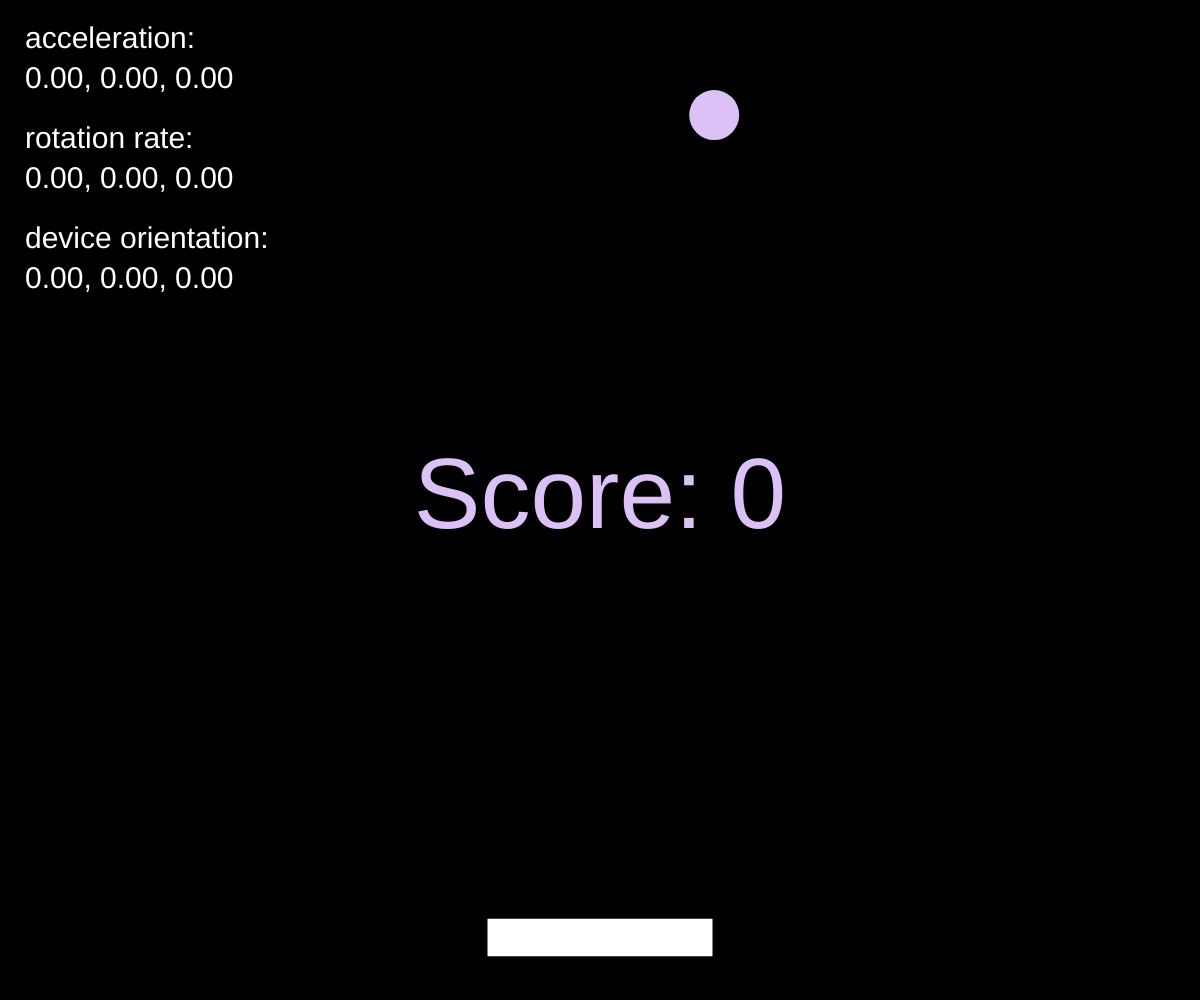
Frame 1 (no input)
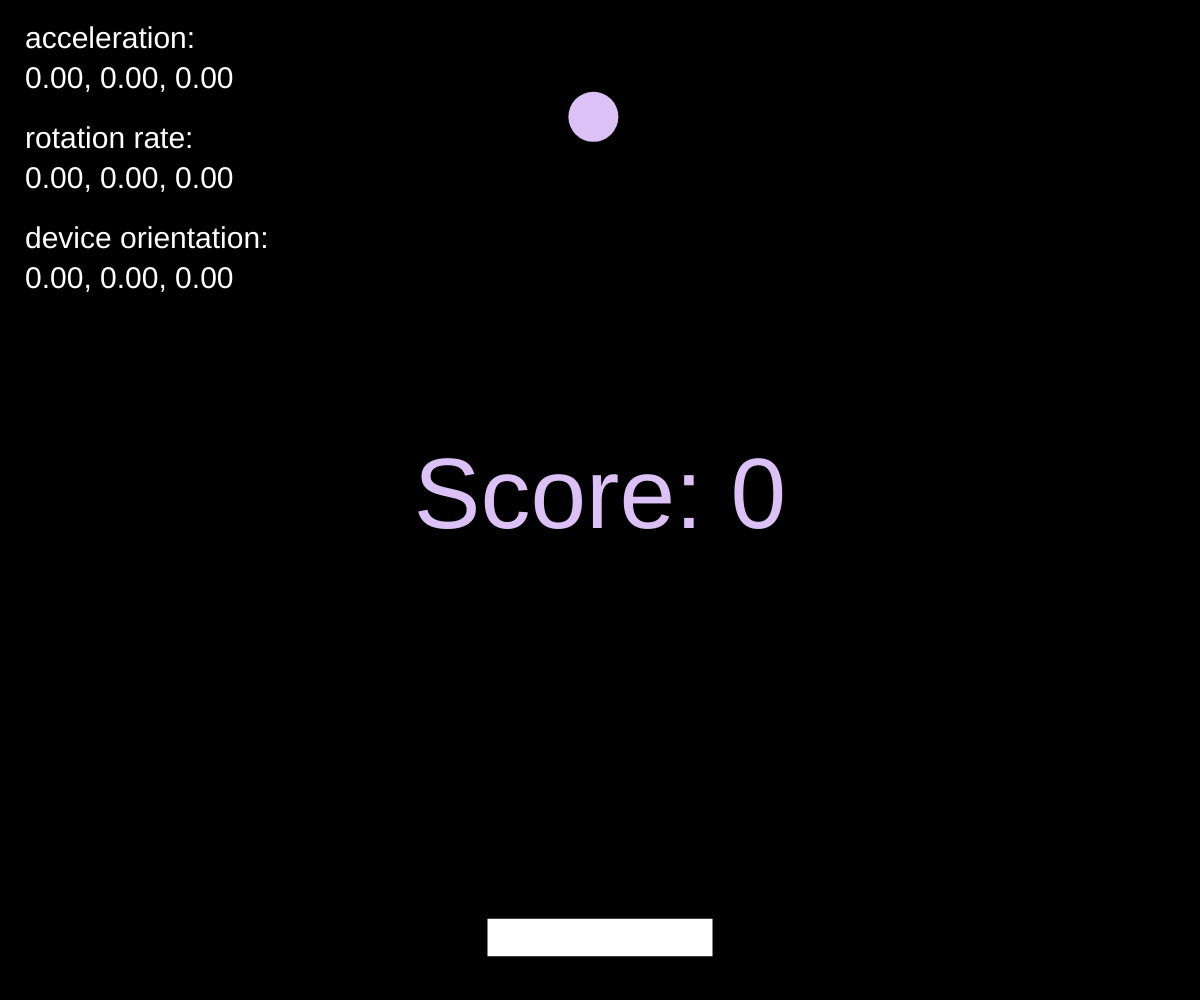
Frame 60 (no input)
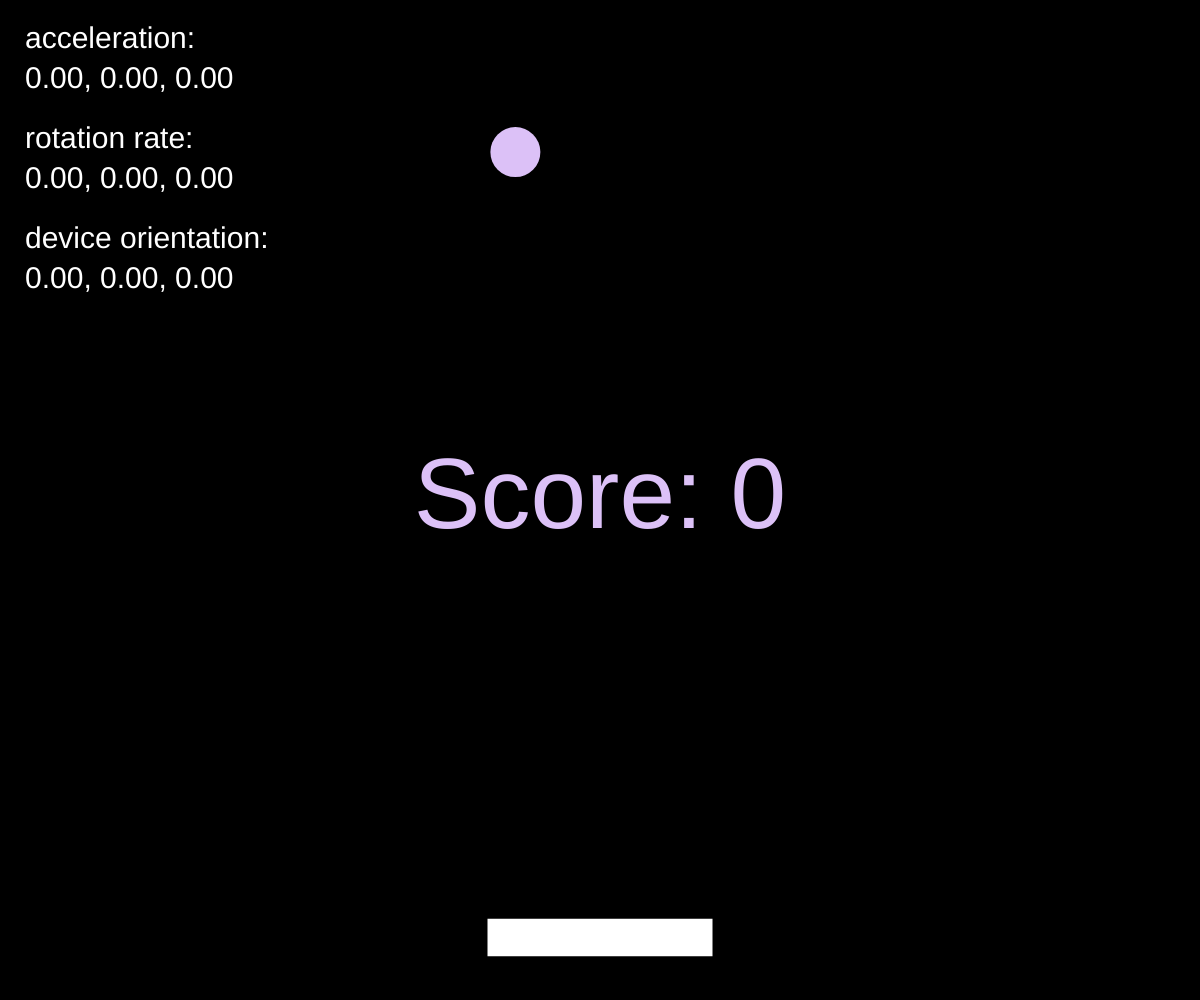
Frame 120 (the mouse pressed at the canvas centre since frame 60)

The p5.js sketch that drew these frames (run headless with seeded random() and noise() and a simulated clock; from frame 60 on, the mouse is pressed at the canvas centre):

// p5.js sketch
// ── sketch.js
// Anna Wasson
// Lab 4: Pong (responsive version)
// + Score shake + punch + rainbow color on scoring

// ---------- Responsive helpers ----------
let baseW = 400;
let baseH = 400;

// scale factor based on smallest side (keep gameplay proportions)
function s(v) {
  return v * scaleFactor;
}
let scaleFactor = 1;

// ---------- Game state ----------
let xBall, yBall;
let xSpeed, ySpeed;
let score = 0;

let paddleX = 0;
let paddleSpeedBase = 10;

// ---- Score FX ----
let scoreShake = 0; // 0..1
let scoreShakeDecay = 0.88; // closer to 1 = longer
let scoreHue = 0; // rainbow base hue
let scoreHueSpeed = 18; // how fast rainbow cycles during shake

function triggerScoreFX() {
  scoreShake = 1;
  // randomize start hue so every score feels different
  scoreHue = random(0, 360);
}

// device motion
let accX = 0,
  accY = 0,
  accZ = 0;
let rrateX = 0,
  rrateY = 0,
  rrateZ = 0;

// device orientation
let rotateDegrees = 0;
let frontToBack = 0;
let leftToRight = 0;

let askButton;

function setup() {
  createCanvas(windowWidth, windowHeight);
  rectMode(CENTER);
  angleMode(DEGREES);

  // allow HSV/HSB rainbow coloring
  colorMode(HSB, 360, 100, 100, 1);

  resetScale();
  resetBall();
  paddleX = width / 2;

  // permission / listeners
  if (
    typeof DeviceMotionEvent?.requestPermission === "function" &&
    typeof DeviceOrientationEvent?.requestPermission === "function"
  ) {
    askButton = createButton("Permission");

    // Bigger button + styling
    askButton.size(s(180), s(60));
    askButton.style("font-size", s(20) + "px");
    askButton.style("border-radius", "12px");
    askButton.style("background", "#d9c3f7");
    askButton.style("border", "none");

    // top center
    askButton.position(width / 2 - s(90), s(20));

    askButton.mousePressed(handlePermissionButtonPressed);
  } else {
    window.addEventListener("devicemotion", deviceMotionHandler, true);
    window.addEventListener("deviceorientation", deviceTurnedHandler, true);
  }
}

function windowResized() {
  resizeCanvas(windowWidth, windowHeight);
  resetScale();

  if (askButton) {
    askButton.size(s(180), s(60));
    askButton.style("font-size", s(20) + "px");
    askButton.position(width / 2 - s(90), s(20));
  }

  paddleX = constrain(paddleX, paddleHalfW(), width - paddleHalfW());
  xBall = constrain(xBall, ballR(), width - ballR());
  yBall = constrain(yBall, ballR(), height - ballR());
}

function resetScale() {
  scaleFactor = min(width / baseW, height / baseH);
}

function resetBall() {
  xBall = random(width * 0.25, width * 0.75);
  yBall = ballR() + s(30);

  xSpeed = random([-1, 1]) * random(s(2), s(7));
  ySpeed = random([-1, 1]) * random(s(2), s(7));
  if (ySpeed < 0) ySpeed *= -1;
}

function draw() {
  background(0);

  // decay + update rainbow while shaking
  if (scoreShake > 0) {
    scoreShake *= scoreShakeDecay;
    scoreHue = (scoreHue + scoreHueSpeed) % 360;
    if (scoreShake < 0.01) scoreShake = 0;
  }

  // ---------- Input -> paddle movement ----------
  let paddleSpeed = s(paddleSpeedBase);

  if (leftToRight > 20) paddleX += paddleSpeed;
  else if (leftToRight < -20) paddleX -= paddleSpeed;

  paddleX = constrain(paddleX, paddleHalfW(), width - paddleHalfW());

  // ---------- Ball ----------
  moveBall();
  bounceWalls();
  bouncePaddle();

  // ---------- Draw ----------
  drawTiltArrow();
  drawBall();
  drawPaddle();
  drawHUD();
}

function drawTiltArrow() {
  push();
  translate(width / 2, height / 2);

  noStroke();
  if (leftToRight > 20) {
    fill(0, 100, 100, 1); // red in HSB
    push();
    rotate(90);
    triangle(s(-30), s(-40), 0, s(-100), s(30), s(-40));
    pop();
  } else if (leftToRight < -20) {
    fill(220, 100, 100, 1); // blue-ish
    push();
    rotate(-90);
    triangle(s(-30), s(-40), 0, s(-100), s(30), s(-40));
    pop();
  } else if (frontToBack > 40) {
    fill(0, 0, 100, 1); // white in HSB
    push();
    rotate(-180);
    triangle(s(-30), s(-40), 0, s(-100), s(30), s(-40));
    pop();
  } else if (frontToBack < 0) {
    fill(0, 0, 100, 1);
    triangle(s(-30), s(-40), 0, s(-100), s(30), s(-40));
  }

  pop();
}

function drawBall() {
  // original lavender (approx) in HSB:
  // use a soft hue around 270 with low saturation
  fill(270, 22, 97, 1);
  noStroke();
  ellipse(xBall, yBall, ballR() * 2, ballR() * 2);
}

function drawPaddle() {
  fill(0, 0, 100, 1);
  noStroke();
  rect(paddleX, paddleY(), paddleW(), paddleH());
}

function drawHUD() {
  // ---- Score in center + shake + rainbow while shaking ----
  let baseX = width / 2;
  let baseY = height / 2;

  let shakePx = s(10) * scoreShake;
  let dx = random(-shakePx, shakePx);
  let dy = random(-shakePx, shakePx);

  let punch = 1 + 0.25 * scoreShake;

  // color: rainbow during shake, otherwise your original purple
  let col;
  if (scoreShake > 0) {
    // vivid rainbow
    col = color(scoreHue, 100, 100, 1);
  } else {
    // original-ish lavender
    col = color(270, 22, 97, 1);
  }

  push();
  translate(baseX + dx, baseY + dy);
  scale(punch);

  fill(col);
  noStroke();
  textSize(s(40));
  textAlign(CENTER, CENTER);
  text("Score: " + score, 0, 0);
  pop();

  // Debug text
  fill(0, 0, 100, 1);
  textSize(s(12));
  textAlign(LEFT, TOP);

  let y0 = s(10);
  text("acceleration:", s(10), y0);
  text(
    nf(accX, 1, 2) + ", " + nf(accY, 1, 2) + ", " + nf(accZ, 1, 2),
    s(10),
    y0 + s(16)
  );

  text("rotation rate:", s(10), y0 + s(40));
  text(
    nf(rrateX, 1, 2) + ", " + nf(rrateY, 1, 2) + ", " + nf(rrateZ, 1, 2),
    s(10),
    y0 + s(56)
  );

  text("device orientation:", s(10), y0 + s(80));
  text(
    nf(rotateDegrees, 1, 2) +
      ", " +
      nf(leftToRight, 1, 2) +
      ", " +
      nf(frontToBack, 1, 2),
    s(10),
    y0 + s(96)
  );
}

// ---------- Physics ----------
function moveBall() {
  xBall += xSpeed;
  yBall += ySpeed;
}

function bounceWalls() {
  if (xBall < ballR() || xBall > width - ballR()) {
    xSpeed *= -1;
    xBall = constrain(xBall, ballR(), width - ballR());
  }
  if (yBall < ballR()) {
    ySpeed *= -1;
    yBall = ballR();
  }
  if (yBall > height - ballR()) {
    resetBall();
  }
}

function bouncePaddle() {
  let px = paddleX;
  let py = paddleY();
  let halfW = paddleHalfW();
  let halfH = paddleH() / 2;

  let hitX = xBall > px - halfW && xBall < px + halfW;
  let hitY = yBall + ballR() >= py - halfH && yBall - ballR() <= py + halfH;

  if (hitX && hitY && ySpeed > 0) {
    ySpeed *= -1;

    let offset = (xBall - px) / halfW; // -1..1
    xSpeed += offset * s(1.5);

    score++;
    triggerScoreFX(); // <-- shake + rainbow trigger

    yBall = py - halfH - ballR();
  }
}

// ---------- Size getters ----------
function ballR() {
  return s(10);
}
function paddleW() {
  return s(90);
}
function paddleH() {
  return s(15);
}
function paddleHalfW() {
  return paddleW() / 2;
}
function paddleY() {
  return height - s(25);
}

// ---------- Permissions / Sensors ----------
function handlePermissionButtonPressed() {
  DeviceMotionEvent.requestPermission().then((response) => {
    if (response === "granted") {
      window.addEventListener("devicemotion", deviceMotionHandler, true);
    }
  });

  DeviceOrientationEvent.requestPermission()
    .then((response) => {
      if (response === "granted") {
        window.addEventListener("deviceorientation", deviceTurnedHandler, true);
      }
    })
    .catch(console.error);

  if (askButton) askButton.hide();
}

function deviceMotionHandler(event) {
  accX = event.acceleration?.x ?? 0;
  accY = event.acceleration?.y ?? 0;
  accZ = event.acceleration?.z ?? 0;

  rrateZ = event.rotationRate?.alpha ?? 0;
  rrateX = event.rotationRate?.beta ?? 0;
  rrateY = event.rotationRate?.gamma ?? 0;
}

function deviceTurnedHandler(event) {
  rotateDegrees = event.alpha ?? 0;
  frontToBack = event.beta ?? 0;
  leftToRight = event.gamma ?? 0;
}
